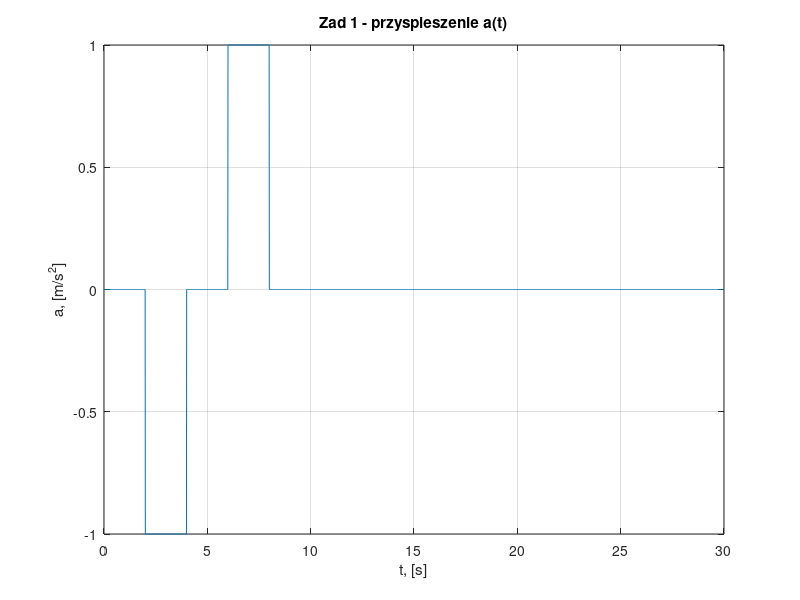
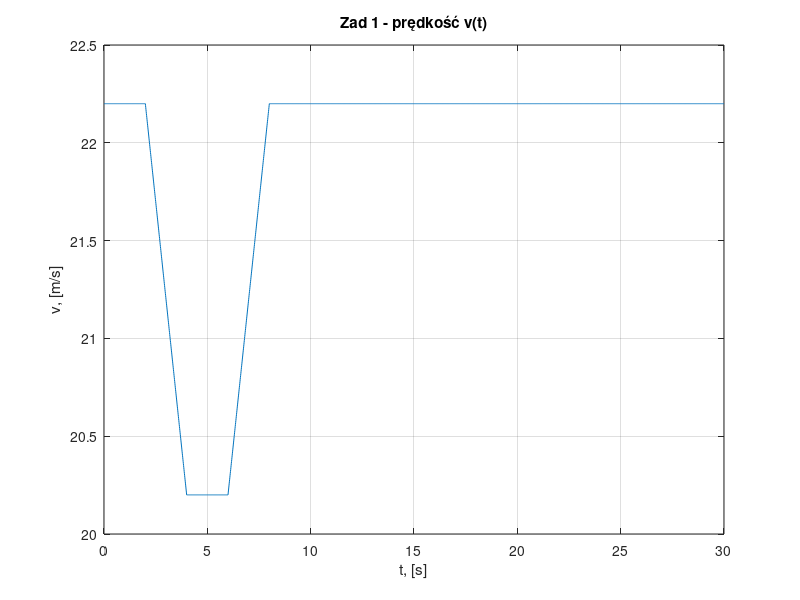
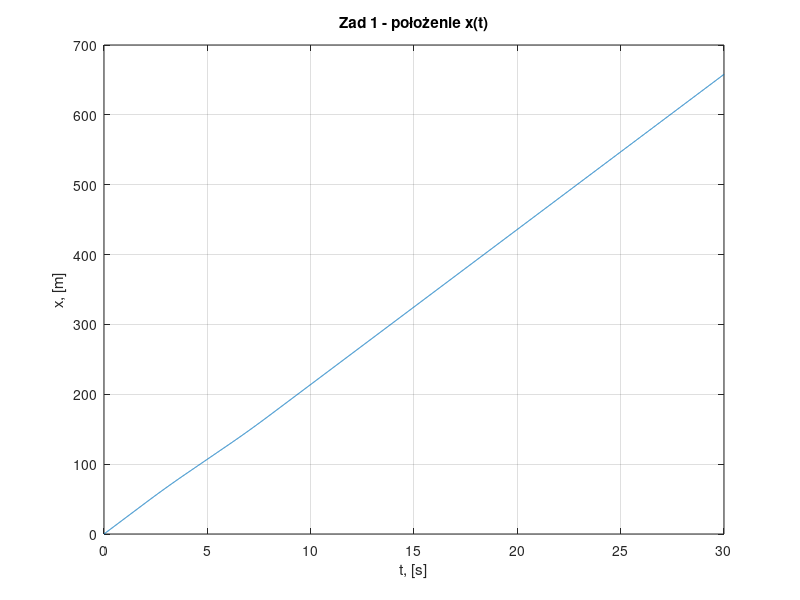
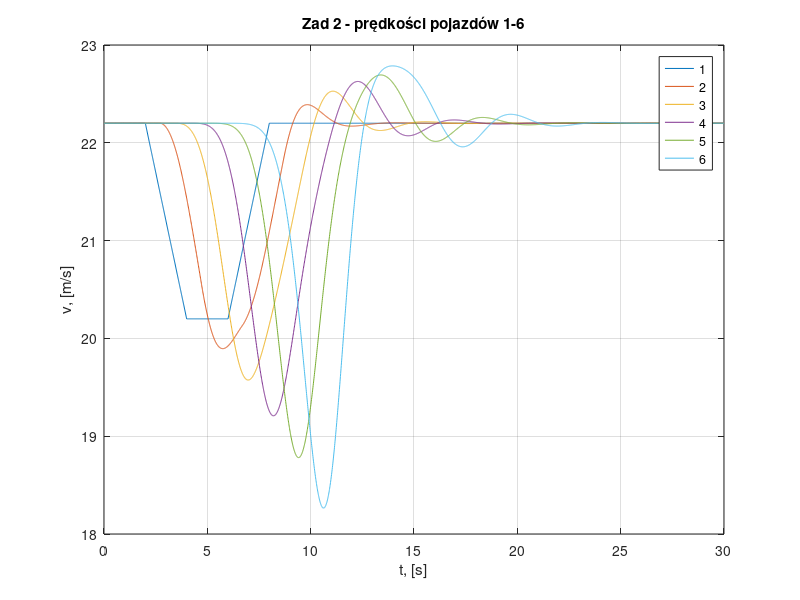

Write the MATLAB code that produced these figures, in order.
function [] = lab5_samochody()
% Lab 5 - model jazdy za liderem (wersja z samochodami)
%
% Mamy 6 samochodów jeden za drugim. Samochód 1 (lider) jedzie tak jak mu
% każemy, a każdy następny reaguje na ten przed nim:
%
%   a_i = alpha * v_i(t)^u * (v_{i-1}(t-TR) - v_i(t-TR)) / (x_{i-1}(t-TR) - x_i(t-TR))^lambda
%
% - jak ten przede mną jedzie wolniej (licznik < 0) to hamuję
% - im bliżej jestem (mały mianownik) tym mocniej reaguję
% - kierowca reaguje z opóźnieniem TR, więc bierzemy wartości sprzed TR
%
% Euler: v(p+1) = v(p) + dt*a(p),  x(p+1) = x(p) + dt*v(p)
% Opóźnienie TR w krokach: d = TR/dt = 70, czyli (t - TR) to indeks p - d.
% round() bo 0.7/0.01 = 69.99999... i nie da się tego użyć jako indeksu.

% Definiujemy stałe
dt = 0.01;
T = 0:dt:30;
N = length(T);

v0 = 22.2; % [m/s]
dx = 8; % [m]
TR = 0.7; % [s]
alpha = 0.3;
u = 0.9;
lambda = 0.8;
d = round(TR/dt); % opóźnienie w krokach


% Zadanie 1
% Liczymy TYLKO samochód 1 (lidera). Przyspieszenie jest zadane:
%   0-2 s: 0,  2-4 s: -a0,  4-6 s: 0,  6-8 s: a0,  potem 0
% T < 4 a nie T <= 4, bo inaczej hamuje o jeden krok za długo.
% Prędkość i położenie liczymy Eulerem, zaczynając od v = v0, x = 0.
% Po hamowaniu v = 22.2 - 2*1 = 20.2, potem wraca do 22.2.
a0 = 1; % [m/s^2]

a1 = zeros(1, N);
a1(T >= 2 & T < 4) = -a0;
a1(T >= 6 & T < 8) = a0;

v1 = zeros(1, N);
x1 = zeros(1, N);
v1(1) = v0;
x1(1) = 0;

for p = 1:N-1
    v1(p+1) = v1(p) + dt*a1(p);
    x1(p+1) = x1(p) + dt*v1(p);
end

figure(1);
clf;
plot(T, a1);
title("Zad 1 - przyspieszenie a(t)");
xlabel("t, [s]");
ylabel("a, [m/s^2]");
grid on;

figure(2);
clf;
plot(T, v1);
title("Zad 1 - prędkość v(t)");
xlabel("t, [s]");
ylabel("v, [m/s]");
grid on;

figure(3);
clf;
plot(T, x1);
title("Zad 1 - położenie x(t)");
xlabel("t, [s]");
ylabel("x, [m]");
grid on;


% Zadanie 2
% Teraz samochody 2-6. Lidera już mamy z zadania 1 (wiersz 1 macierzy).
% - na początku co 8 m: x = 0, -8, -16, -24, -32, -40
% - do t = TR jadą ze stałą v0 (a = 0), bo p - d byłoby < 1
% - potem a ze wzoru (1), a v i x Eulerem
% Pętla po czasie na zewnątrz, po samochodach w środku.
a = zeros(6, N);
v = zeros(6, N);
x = zeros(6, N);

a(1, :) = a1; % lider z zadania 1
v(1, :) = v1;
x(1, :) = x1;

v(2:6, 1) = v0;
x(2:6, 1) = -(1:5)*dx;

for p = 1:N-1
    for i = 2:6
        if p > d
            a(i, p) = alpha*(v(i, p)^u)...
                *(v(i-1, p-d) - v(i, p-d))...
                /((x(i-1, p-d) - x(i, p-d))^lambda);
        end
        v(i, p+1) = v(i, p) + dt*a(i, p);
        x(i, p+1) = x(i, p) + dt*v(i, p);
    end
end

% Każdy kolejny hamuje później i mocniej niż poprzedni
figure(4);
clf;
plot(T, v);
title("Zad 2 - prędkości pojazdów 1-6");
xlabel("t, [s]");
ylabel("v, [m/s]");
legend("1", "2", "3", "4", "5", "6");
grid on;


% Zadanie 3
% Bierzemy x z zadania 2 i liczymy:
%   y = x - (x1(0) + v1(0)*t) = x - v0*t
% Odejmujemy jazdę ze stałą prędkością, żeby było widać odstępy
% (same x to prawie proste linie). Jak się dwie linie przetną to jest kolizja.
y = x - v0*T;

figure(5);
clf;
plot(T, y);
title("Zad 3 - znormalizowane położenie y(t)");
xlabel("t, [s]");
ylabel("y, [m]");
legend("1", "2", "3", "4", "5", "6");
grid on;


% Zadanie 4
% Powtarzamy zadanie 1 i 2 dla a0 = 0.1, 0.2, 0.3, ...
% Po każdym kroku sprawdzamy odstępy. Jak gdzieś x(i-1) - x(i) <= 0
% to kolizja -> przerywamy. Ostatnie a0 bez kolizji to wynik.
% Wychodzi 1.6 (przy 1.7 jest kolizja).
a0max = 0;
for a0 = 0.1:0.1:5
    % lider (jak w zad 1)
    a = zeros(6, N);
    v = zeros(6, N);
    x = zeros(6, N);
    a(1, T >= 2 & T < 4) = -a0;
    a(1, T >= 6 & T < 8) = a0;
    v(:, 1) = v0;
    x(:, 1) = -(0:5)*dx;

    kolizja = false;
    for p = 1:N-1
        % Samochód 1
        v(1, p+1) = v(1, p) + dt*a(1, p);
        x(1, p+1) = x(1, p) + dt*v(1, p);

        % Inne (jak w zad 2)
        for i = 2:6
            if p > d
                a(i, p) = alpha*(v(i, p)^u)...
                    *(v(i-1, p-d) - v(i, p-d))...
                    /((x(i-1, p-d) - x(i, p-d))^lambda);
            end
            v(i, p+1) = v(i, p) + dt*a(i, p);
            x(i, p+1) = x(i, p) + dt*v(i, p);
        end

        % Sprawdzamy kolizję
        if any(x(1:5, p+1) - x(2:6, p+1) <= 0)
            kolizja = true;
            break;
        end
    end

    if kolizja
        break;
    end
    a0max = a0;
end
disp("Zad 4: a0 = " + a0max);


% Zadanie 5
% To samo co zad 2, ale kierowca patrzy też w lusterko. Dodaję drugi
% człon, taki sam jak w (1), tylko względem samochodu z tyłu (i+1):
%
%   + beta * v_i^u * (v_{i+1} - v_i) / (x_i - x_{i+1})^lambda
%
% Jak ten z tyłu się zbliża (v_{i+1} > v_i) to człon jest dodatni
% -> hamuję łagodniej, żeby we mnie nie wjechał.
% Samochód 6 nie ma nikogo za sobą, więc u niego tego członu nie ma.
% beta = 0.1 działa (najmniejszy odstęp ok 2.9 m).
a0 = 1.8; % [m/s^2]
beta = 0.1;

a = zeros(6, N);
v = zeros(6, N);
x = zeros(6, N);
a(1, T >= 2 & T < 4) = -a0;
a(1, T >= 6 & T < 8) = a0;
v(:, 1) = v0;
x(:, 1) = -(0:5)*dx;

for p = 1:N-1
    % Samochód 1
    v(1, p+1) = v(1, p) + dt*a(1, p);
    x(1, p+1) = x(1, p) + dt*v(1, p);

    % Inne
    for i = 2:6
        if p > d
            a(i, p) = alpha*(v(i, p)^u)...
                *(v(i-1, p-d) - v(i, p-d))...
                /((x(i-1, p-d) - x(i, p-d))^lambda);
            if i < 6 % ten z tyłu
                a(i, p) = a(i, p) + beta*(v(i, p)^u)...
                    *(v(i+1, p-d) - v(i, p-d))...
                    /((x(i, p-d) - x(i+1, p-d))^lambda);
            end
        end
        v(i, p+1) = v(i, p) + dt*a(i, p);
        x(i, p+1) = x(i, p) + dt*v(i, p);
    end
end
disp("Zad 5: najmniejszy odstęp = " + min(min(x(1:5, :) - x(2:6, :))));

y = x - v0*T;
figure(6);
clf;
plot(T, y);
title("Zad 5 - zmodyfikowany model, a0 = 1.8");
xlabel("t, [s]");
ylabel("y, [m]");
legend("1", "2", "3", "4", "5", "6");
grid on;

end % Function

function [] = lab5_ciezarek()
% Lab 5 - ciężarek na sprężynie
%
% Ciężarek o masie m na sprężynie (k) z tłumieniem (b), działa siła F(t):
%
%   m*x'' + b*x' + k*x = F(t)
%
% m*x'' - masa razy przyspieszenie
% b*x'  - tłumienie (opór proporcjonalny do prędkości)
% k*x   - siła sprężyny

% Definiujemy stałe
m = 0.5; % [kg]
k = 1; % [N/m]
b = 0.1; % [N * s / m]
F0 = 0.1; % [N]


% Zadanie 1
% F(t) = F0*(1 - exp(-0.2*t)) dla t >= 0, czyli siła rośnie od 0 do F0.
% Rozwiązujemy Fourierem. Fourier zamienia pochodne na mnożenie przez i*w:
%   x' -> i*w*X(w),   x'' -> -w^2*X(w)
% więc dostajemy zwykłe równanie:
%   (k - m*w^2 + i*b*w) * X(w) = F(w)
% isolate() wyciąga X(w), ifourier() wraca do x(t).
% Na wykresie: ciężarek drga, drgania gasną i ustala się w x = F0/k = 0.1 m.
syms x(t) F(t) w t % Definiujemy zmienne symboliczne
tspan = [0, 60];

dx = diff(x, t); % Definiujemy pochodne 1. i 2. rzędu
d2x = diff(x, t, 2);

% Funkcja przełożenia siły
F(t) = F0 * (1 - exp((-1) * 0.2 * t)) * heaviside(t);

eqn = m * d2x + b * dx + k * x == F(t); % Równanie różniczkowe

eqnF = fourier(lhs(eqn)) == fourier(rhs(eqn));
eqnF = isolate(eqnF, fourier(x(t), t, w));

yF = ifourier(rhs(eqnF));

figure(1);
clf;
hold on;
fplot(yF, tspan);
title("Zad 1 - Ruch ciężarka x(t)");
xlabel("t, [s]");
ylabel("x, [m]");
grid on;


% Zadanie 2
% Z zadania 1: X(w) = F(w) / (k - m*w^2 + i*b*w)
% Moduł |a + i*c| = sqrt(a^2 + c^2), więc charakterystyka amplitudowa:
%   A(w) = 1 / sqrt((k - m*w^2)^2 + (b*w)^2)
% Mówi ile razy drgania są większe niż siła przy częstości w.
% - w = 0: A = 1/k = 1
% - w = sqrt(k/m) = 1.41: rezonans, A = ok 7.07
% - duże w: A -> 0
syms A(w)
wspan = [0, 10];
A(w) = 1 / sqrt((k - m * w^2)^2 + (b * w)^2);

figure(2); % Szkicujemy wykres A(w)
clf;
fplot(A, wspan);
title("Zad 2 - Charakterystyka amplitudowa A(w)");
xlabel("w, [rad/s]");
ylabel("A");
grid on;


% Zadanie 3
% Siła okresowa F = F0*cos(w0*t) dla w0 = 0.1, 1.4, 3.2 (z kodu kolegi).
% 0.1 - poniżej rezonansu, 1.4 - prawie rezonans, 3.2 - powyżej.
% Po ustaleniu amplituda = F0*A(w0): ok 0.1 m, 0.71 m, 0.024 m.
% Ciężarek na początku stoi: x(0) = 0, x'(0) = 0.
% Używam dsolve zamiast Fouriera, bo Fourier z cos daje delty Diraca
% i ifourier często sobie z tym nie radzi.
w0 = [0.1 1.4 3.2];
figure(3);
clf;
for i = 1:3
    fc = F0 * cos(w0(i) * t);
    eqn = m * d2x + b * dx + k * x == fc;
    xc = dsolve(eqn, [x(0) == 0, dx(0) == 0]);
    subplot(3, 1, i);
    fplot(xc, tspan);
    title("Zad 3 - w0 = " + w0(i));
    xlabel("t, [s]");
    ylabel("x, [m]");
    grid on;
end


% Zadanie 4
% Zadanie 1 numerycznie metodą Eulera i porównanie z Fourierem.
% Euler jest dla 1. rzędu, więc rozbijamy na dwa równania (v = x'):
%   x' = v
%   v' = (F - b*v - k*x) / m
% Euler: x(p+1) = x(p) + dt*v(p)
%        v(p+1) = v(p) + dt*(F(p) - b*v(p) - k*x(p))/m
% Przy dt = 0.01 pokrywa się z Fourierem. Przy dt >= 0.1 drgania
% zamiast gasnąć rosną (Euler jest niestabilny).
dt = 0.01;
T = 0:dt:60;
N = length(T);

Fn = F0 * (1 - exp(-0.2 * T));
xn = zeros(1, N);
vn = zeros(1, N);

for p = 1:N-1
    xn(p+1) = xn(p) + dt*vn(p);
    vn(p+1) = vn(p) + dt*(Fn(p) - b*vn(p) - k*xn(p))/m;
end

figure(4);
clf;
hold on;
plot(T, xn);
fplot(yF, tspan, '--');
title("Zad 4 - Euler vs Fourier");
xlabel("t, [s]");
ylabel("x, [m]");
legend("Euler", "Fourier");
grid on;


% Zadanie 5
% Wpływ tłumienia b na A(w). Im mniejsze b tym wyższy i węższy pik
% rezonansowy (w rezonansie A = 1/(b*w), więc zależy od b).
bb = [0.05 0.1 0.2 0.5];
figure(5);
clf;
hold on;
for i = 1:4
    Ab(w) = 1 / sqrt((k - m * w^2)^2 + (bb(i) * w)^2);
    fplot(Ab, wspan);
end
title("Zad 5 - A(w) dla różnych b");
xlabel("w, [rad/s]");
ylabel("A");
legend("b = 0.05", "b = 0.1", "b = 0.2", "b = 0.5");
grid on;

end % Function
